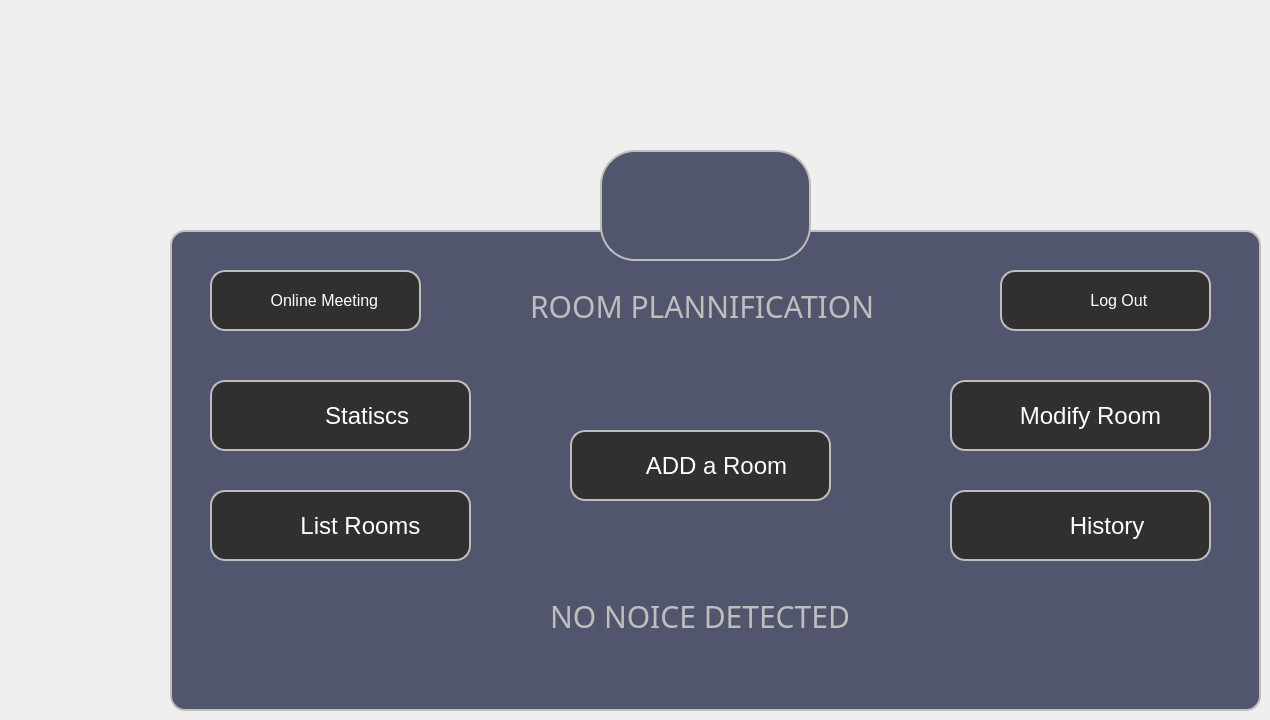
    <widget class="QWidget" name="tab_14">
     <property name="styleSheet">
      <string notr="true">*{
	background:url(C:/thefinalproject/icons/menu.png) ;
}</string>
     </property>
     <attribute name="title">
      <string>Tab 10 ROOMmenu</string>
     </attribute>
     <widget class="QFrame" name="Qframe_4">
      <property name="geometry">
       <rect>
        <x>170</x>
        <y>230</y>
        <width>1091</width>
        <height>481</height>
       </rect>
      </property>
      <property name="styleSheet">
       <string notr="true">QFrame
{
	background:#51556e;
border: 2px solid #bfbeba;
    border-radius:15px;
}</string>
      </property>
      <property name="frameShape">
       <enum>QFrame::StyledPanel</enum>
      </property>
      <property name="frameShadow">
       <enum>QFrame::Raised</enum>
      </property>
      <widget class="QLabel" name="label_43">
       <property name="geometry">
        <rect>
         <x>360</x>
         <y>50</y>
         <width>351</width>
         <height>51</height>
        </rect>
       </property>
       <property name="font">
        <font>
         <family>century gothic</family>
         <pointsize>-1</pointsize>
        </font>
       </property>
       <property name="styleSheet">
        <string notr="true">*{
    font-family:century gothic;border:none;
    font-size:30px;
	color:#bfbeba;
}

</string>
       </property>
       <property name="text">
        <string>ROOM PLANNIFICATION</string>
       </property>
      </widget>
      <widget class="QPushButton" name="DEL_PUSH_9">
       <property name="geometry">
        <rect>
         <x>830</x>
         <y>40</y>
         <width>211</width>
         <height>61</height>
        </rect>
       </property>
       <property name="font">
        <font>
         <pointsize>12</pointsize>
        </font>
       </property>
       <property name="styleSheet">
        <string notr="true">*{
color:white;
border-radius: 15px;
border: 2px solid #bfbeba;
background:#303030;
}

*:hover
{
	color:#303030;
	border-radius:15px;
	background:white
}</string>
       </property>
       <property name="text">
        <string>      Log Out</string>
       </property>
       <property name="icon">
        <iconset resource="icons.qrc">
         <normaloff>:/new/prefix1/icons/logout.png</normaloff>:/new/prefix1/icons/logout.png</iconset>
       </property>
       <property name="iconSize">
        <size>
         <width>29</width>
         <height>29</height>
        </size>
       </property>
      </widget>
      <widget class="QPushButton" name="DEL_PUSH_10">
       <property name="geometry">
        <rect>
         <x>40</x>
         <y>40</y>
         <width>211</width>
         <height>61</height>
        </rect>
       </property>
       <property name="font">
        <font>
         <pointsize>12</pointsize>
        </font>
       </property>
       <property name="styleSheet">
        <string notr="true">*{
color:white;
border-radius: 15px;
border: 2px solid #bfbeba;
background:#303030;
}

*:hover
{
	color:#303030;
	border-radius:15px;
	background:white
}</string>
       </property>
       <property name="text">
        <string>    Online Meeting</string>
       </property>
       <property name="icon">
        <iconset resource="icons.qrc">
         <normaloff>:/new/prefix1/icons/online-meeting.png</normaloff>:/new/prefix1/icons/online-meeting.png</iconset>
       </property>
       <property name="iconSize">
        <size>
         <width>40</width>
         <height>32</height>
        </size>
       </property>
      </widget>
      <widget class="QPushButton" name="STAT">
       <property name="geometry">
        <rect>
         <x>40</x>
         <y>150</y>
         <width>261</width>
         <height>71</height>
        </rect>
       </property>
       <property name="font">
        <font>
         <pointsize>18</pointsize>
        </font>
       </property>
       <property name="styleSheet">
        <string notr="true">*{
color:white;
border-radius: 15px;
border: 2px solid #bfbeba;
background:#303030;
}

*:hover
{
	color:#303030;
	border-radius:15px;
	background:white
}</string>
       </property>
       <property name="text">
        <string>        Statiscs</string>
       </property>
       <property name="icon">
        <iconset resource="icons.qrc">
         <normaloff>:/new/prefix1/icons/pie-chart.png</normaloff>:/new/prefix1/icons/pie-chart.png</iconset>
       </property>
       <property name="iconSize">
        <size>
         <width>42</width>
         <height>40</height>
        </size>
       </property>
      </widget>
      <widget class="QPushButton" name="ADD_PUSH_3">
       <property name="geometry">
        <rect>
         <x>400</x>
         <y>200</y>
         <width>261</width>
         <height>71</height>
        </rect>
       </property>
       <property name="font">
        <font>
         <pointsize>18</pointsize>
        </font>
       </property>
       <property name="styleSheet">
        <string notr="true">*{
color:white;
border-radius: 15px;
border: 2px solid #bfbeba;
background:#303030;
}

*:hover
{
	color:#303030;
	border-radius:15px;
	background:white
}</string>
       </property>
       <property name="text">
        <string>     ADD a Room</string>
       </property>
       <property name="icon">
        <iconset resource="icons.qrc">
         <normaloff>:/new/prefix1/icons/add.png</normaloff>:/new/prefix1/icons/add.png</iconset>
       </property>
       <property name="iconSize">
        <size>
         <width>36</width>
         <height>37</height>
        </size>
       </property>
      </widget>
      <widget class="QPushButton" name="MOD_PUSH_3">
       <property name="geometry">
        <rect>
         <x>780</x>
         <y>150</y>
         <width>261</width>
         <height>71</height>
        </rect>
       </property>
       <property name="font">
        <font>
         <pointsize>18</pointsize>
        </font>
       </property>
       <property name="styleSheet">
        <string notr="true">*{
color:white;
border-radius: 15px;
border: 2px solid #bfbeba;
background:#303030;
}

*:hover
{
	color:#303030;
	border-radius:15px;
	background:white
}</string>
       </property>
       <property name="text">
        <string>   Modify Room</string>
       </property>
       <property name="icon">
        <iconset resource="icons.qrc">
         <normaloff>:/new/prefix1/icons/edit.png</normaloff>:/new/prefix1/icons/edit.png</iconset>
       </property>
       <property name="iconSize">
        <size>
         <width>30</width>
         <height>30</height>
        </size>
       </property>
      </widget>
      <widget class="QPushButton" name="DISPLAY_PUSH_2">
       <property name="geometry">
        <rect>
         <x>780</x>
         <y>260</y>
         <width>261</width>
         <height>71</height>
        </rect>
       </property>
       <property name="font">
        <font>
         <pointsize>18</pointsize>
        </font>
       </property>
       <property name="styleSheet">
        <string notr="true">*{
color:white;
border-radius: 15px;
border: 2px solid #bfbeba;
background:#303030;
}

*:hover
{
	color:#303030;
	border-radius:15px;
	background:white
}</string>
       </property>
       <property name="text">
        <string>        History</string>
       </property>
       <property name="icon">
        <iconset resource="icons.qrc">
         <normaloff>:/new/prefix1/icons/history.png</normaloff>:/new/prefix1/icons/history.png</iconset>
       </property>
       <property name="iconSize">
        <size>
         <width>41</width>
         <height>40</height>
        </size>
       </property>
      </widget>
      <widget class="QPushButton" name="DISPLAY_PUSH">
       <property name="geometry">
        <rect>
         <x>40</x>
         <y>260</y>
         <width>261</width>
         <height>71</height>
        </rect>
       </property>
       <property name="font">
        <font>
         <pointsize>18</pointsize>
        </font>
       </property>
       <property name="styleSheet">
        <string notr="true">*{
color:white;
border-radius: 15px;
border: 2px solid #bfbeba;
background:#303030;
}

*:hover
{
	color:#303030;
	border-radius:15px;
	background:white
}</string>
       </property>
       <property name="text">
        <string>      List Rooms</string>
       </property>
       <property name="icon">
        <iconset resource="icons.qrc">
         <normaloff>:/new/prefix1/icons/list.png</normaloff>:/new/prefix1/icons/list.png</iconset>
       </property>
       <property name="iconSize">
        <size>
         <width>30</width>
         <height>30</height>
        </size>
       </property>
      </widget>
      <widget class="QLabel" name="label_49">
       <property name="geometry">
        <rect>
         <x>380</x>
         <y>360</y>
         <width>311</width>
         <height>51</height>
        </rect>
       </property>
       <property name="font">
        <font>
         <family>century gothic</family>
         <pointsize>-1</pointsize>
        </font>
       </property>
       <property name="styleSheet">
        <string notr="true">*{
    font-family:century gothic;border:none;
    font-size:30px;
	color:#bfbeba;
}

</string>
       </property>
       <property name="text">
        <string>NO NOICE DETECTED</string>
       </property>
      </widget>
     </widget>
     <widget class="QPushButton" name="pushButton_36">
      <property name="geometry">
       <rect>
        <x>600</x>
        <y>150</y>
        <width>211</width>
        <height>111</height>
       </rect>
      </property>
      <property name="font">
       <font>
        <pointsize>20</pointsize>
       </font>
      </property>
      <property name="styleSheet">
       <string notr="true">*{
background:#51556e;
border: 2px solid #bfbeba;
border-radius: 35px;

}</string>
      </property>
      <property name="text">
       <string/>
      </property>
      <property name="icon">
       <iconset resource="icons.qrc">
        <normaloff>:/new/prefix1/icons/court.png</normaloff>:/new/prefix1/icons/court.png</iconset>
      </property>
      <property name="iconSize">
       <size>
        <width>70</width>
        <height>70</height>
       </size>
      </property>
     </widget>
    </widget>
